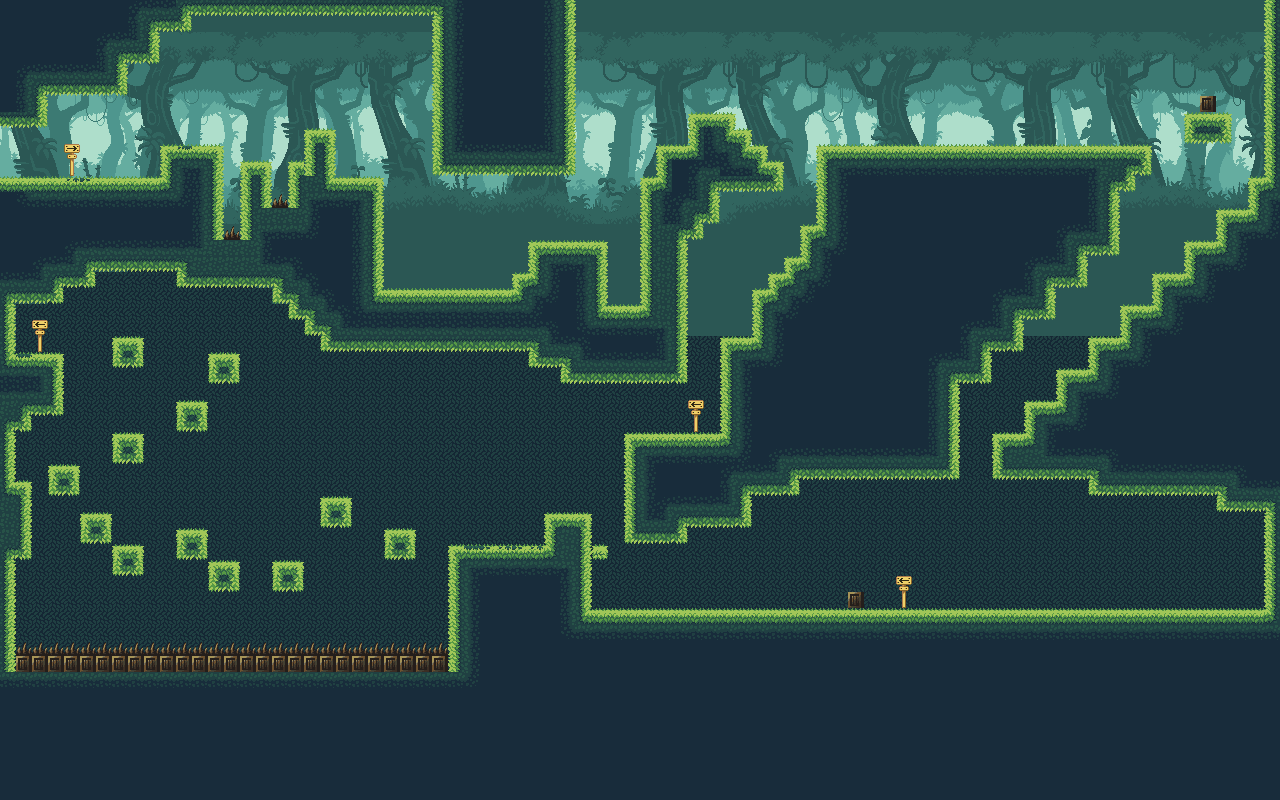

Below is a game level as drawn by its tile map, then a one-line description and the .tmx that defines it (tile-layer data replaced by summaries):
An orthogonal 80x50 tile map with 16x16 px tiles, 7 tile layers (Background1, Background2, Background3, Background4, ...), 1 hidden layer not drawn, 2 tilesets and 92 objects.

<map version="1.0" orientation="orthogonal" renderorder="right-down" width="80" height="50" tilewidth="16" tileheight="16" nextobjectid="265">
 <tileset firstgid="1" name="Jungle" tilewidth="16" tileheight="16" tilecount="741" columns="39">
  <image source="Jungle.png" width="624" height="304" />
 </tileset>
 <tileset firstgid="742" name="Background" tilewidth="16" tileheight="16" tilecount="3432" columns="78">
  <image source="Background.png" width="1258" height="719" />
 </tileset>
 <layer name="Background1" width="80" height="50">
  <data>[4000 cells, 4000 non-empty, 200 distinct tile ids]</data>
 </layer>
 <layer name="Background2" width="80" height="50">
  <data>[4000 cells, 880 non-empty, 242 distinct tile ids]</data>
 </layer>
 <layer name="Background3" width="80" height="50">
  <data>[4000 cells, 880 non-empty, 253 distinct tile ids]</data>
 </layer>
 <layer name="Background4" width="80" height="50">
  <data>[4000 cells, 880 non-empty, 253 distinct tile ids]</data>
 </layer>
 <layer name="Background5" width="80" height="50">
  <data>[4000 cells, 2284 non-empty, 276 distinct tile ids]</data>
 </layer>
 <layer name="Background6" width="80" height="50">
  <data>[4000 cells, 2388 non-empty, 3 distinct tile ids]</data>
 </layer>
 <layer name="Movement" width="80" height="50">
  <data>[4000 cells, 2302 non-empty, 77 distinct tile ids]</data>
 </layer>
 <layer name="Collision" width="80" height="50" visible="0" opacity="0.4">
  <data>[4000 cells, 763 non-empty, 11 distinct tile ids]</data>
 </layer>
 <objectgroup color="#0000ff" name="Colliders" opacity="0.47">
  <object id="94" x="149.636" y="186" width="0.181818" />
  <object id="95" x="161.636" y="148" width="60.2048" height="93.6364" />
  <object id="98" x="289.557" y="163.932" width="19.1139" height="48.6364" />
  <object id="101" x="242.322" y="164.204" width="28.9435" height="82.8864" />
  <object id="105" x="306.275" y="133.202" width="27.131" height="59.503" />
  <object id="107" x="326.485" y="181.185" width="53.4245" height="124.172" />
  <object id="108" x="372.318" y="291.182" width="166.03" height="11.6364" />
  <object id="110" x="596.149" y="308.121" width="60.7219" height="11.0909" />
  <object id="111" x="531.333" y="245.391" width="72.4851" height="63.7257" />
  <object id="112" x="643.091" y="180.429" width="17.6366" height="140.142" />
  <object id="114" x="514.216" y="276.804" width="20.4662" height="17.1197" />
  <object id="115" x="659.341" y="148.054" width="9.81845" height="43.9379" />
  <object id="117" x="666.966" y="148.031" width="25.2957" height="12.597" />
  <object id="119" x="690.341" y="116.906" width="43.3184" height="42.8129" />
  <object id="120" x="717.113" y="131.224" width="32.5685" height="17.8697" />
  <object id="123" x="737.943" y="163.247" width="43.5685" height="11.6879" />
  <object id="124" x="732.352" y="147.338" width="33.023" height="17.4152" />
  <object id="125" x="698.246" y="173.429" width="83.2049" height="16.4152" />
  <object id="126" x="708.119" y="176.997" width="9.81845" height="43.9379" />
  <object id="128" x="689.214" y="209.223" width="23.8412" height="11.6879" />
  <object id="129" x="666.989" y="219.406" width="35.0173" height="17.4152" />
  <object id="130" x="667.848" y="234.596" width="18.0116" height="146.142" />
  <object id="131" x="562.148" y="364.792" width="108.955" height="16.1652" />
  <object id="132" x="530.514" y="346.1" width="60.7219" height="18.7576" />
  <object id="133" x="322.73" y="338.636" width="222.358" height="11.0909" />
  <object id="135" x="437.21" y="-2.87878" width="133.095" height="173.091" />
  <object id="139" x="-5.0125" y="-1.54545" width="1300.36" height="11.0909" />
  <object id="143" x="136.702" y="6.98482" width="51.7617" height="21.8637" />
  <object id="144" x="102.369" y="14.0682" width="54.5117" height="46.3637" />
  <object id="145" x="38.1191" y="38.5682" width="86.5117" height="53.6137" />
  <object id="146" x="-2.38085" y="57.3182" width="46.2617" height="64.6137" />
  <object id="147" x="819.466" y="148.219" width="297.492" height="103.661" />
  <object id="148" x="1112.41" y="148.489" width="35.0173" height="23.9607" />
  <object id="149" x="1112.33" y="171.378" width="20.4662" height="17.1197" />
  <object id="150" x="1048.99" y="214.77" width="35.0173" height="68.4607" />
  <object id="151" x="1017.49" y="246.645" width="35.0173" height="68.4607" />
  <object id="152" x="984.741" y="278.27" width="35.0173" height="68.4607" />
  <object id="153" x="952.741" y="309.27" width="35.0173" height="68.4607" />
  <object id="154" x="756.491" y="293.77" width="199.767" height="181.711" />
  <object id="155" x="803.703" y="228.558" width="35.0173" height="68.4607" />
  <object id="156" x="787.219" y="259.861" width="35.0173" height="68.4607" />
  <object id="157" x="771.582" y="276.679" width="35.0173" height="68.4607" />
  <object id="158" x="724.491" y="341.77" width="70.3506" height="147.461" />
  <object id="159" x="627.856" y="436.917" width="119.622" height="85.8319" />
  <object id="160" x="627.821" y="512.818" width="57.2674" height="26.9091" />
  <object id="161" x="546.462" y="515.745" width="42.4093" height="117.063" />
  <object id="162" x="585.654" y="612.788" width="711.025" height="118.091" />
  <object id="175" x="452.174" y="549.885" width="108.318" height="117.063" />
  <object id="176" x="-3.49233" y="663.468" width="468.318" height="99.7297" />
  <object id="187" x="-0.531436" y="-2.74549" width="12.8811" height="803.07" />
  <object id="223" x="1028.68" y="405.44" width="43.0117" height="34.6802" />
  <object id="224" x="996.767" y="436.622" width="104.284" height="39.1197" />
  <object id="225" x="1060.13" y="373.569" width="44.6481" height="35.2257" />
  <object id="226" x="1123.95" y="309.27" width="43.9208" height="35.2257" />
  <object id="227" x="1091.77" y="341.141" width="43.0117" height="34.6802" />
  <object id="228" x="1189.35" y="244.874" width="44.6481" height="35.2257" />
  <object id="229" x="1220.99" y="212.446" width="43.0117" height="34.6802" />
  <object id="230" x="1253.17" y="180.575" width="43.9208" height="35.2257" />
  <object id="231" x="1157.9" y="276.745" width="43.0117" height="34.6802" />
  <object id="237" x="1219.55" y="470.52" width="66.017" height="36.4607" />
  <object id="238" x="1092.12" y="455.383" width="133.063" height="36.4607" />
  <object id="239" x="276.693" y="267.432" width="30.3639" height="31.6364" />
  <object id="240" x="291.318" y="283.682" width="30.3639" height="31.6364" />
  <object id="241" x="308.068" y="300.182" width="30.3639" height="31.6364" />
  <object id="242" x="181.568" y="241.182" width="114.364" height="41.8864" />
  <object id="243" x="-19.932" y="181.057" width="207.114" height="86.8864" />
  <object id="244" x="32.818" y="254.057" width="58.364" height="27.8864" />
  <object id="245" x="-7.682" y="272.057" width="66.364" height="27.8864" />
  <object id="246" x="-3.09867" y="356.723" width="59.864" height="54.1364" />
  <object id="247" x="-1.5982" y="404.542" width="13.2673" height="38.461" />
  <object id="248" x="1.6718" y="402.997" width="25.1764" height="23.461" />
  <object id="250" x="-25.5882" y="485.269" width="52.1764" height="69.461" />
  <object id="258" x="1271.89" y="-9.535" width="13.8811" height="750.07" />
  <object id="264" x="272" y="207" width="23" height="29" />
 </objectgroup>
 <objectgroup color="#00ff00" name="Colliders2" opacity="0.49">
  <object id="10" x="110.818" y="339.727" width="34.7273" height="9.4545" />
  <object id="11" x="207" y="355.909" width="34.7273" height="9.4545" />
  <object id="12" x="175" y="403.545" width="34.7273" height="9.4545" />
  </objectgroup>
 <objectgroup color="#ffaa00" name="WinCon">
  <!-- 4 objects omitted --></objectgroup>
 <objectgroup color="#ff0000" name="DeathCon">
  <!-- 3 objects omitted --></objectgroup>
</map>
<!-- 15 of 92 objects omitted -->